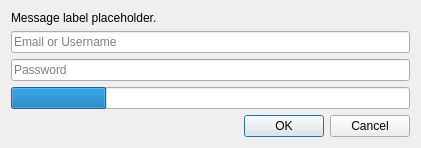
<?xml version="1.0" encoding="UTF-8"?>
<ui version="4.0">
 <class>ElybyLoginDialog</class>
 <widget class="QDialog" name="ElybyLoginDialog">
  <property name="geometry">
   <rect>
    <x>0</x>
    <y>0</y>
    <width>421</width>
    <height>130</height>
   </rect>
  </property>
  <property name="sizePolicy">
   <sizepolicy hsizetype="Fixed" vsizetype="Fixed">
    <horstretch>0</horstretch>
    <verstretch>0</verstretch>
   </sizepolicy>
  </property>
  <property name="windowTitle">
   <string>Add Ely.by Account</string>
  </property>
  <layout class="QVBoxLayout" name="verticalLayout">
   <item>
    <widget class="QLabel" name="label">
     <property name="text">
      <string notr="true">Message label placeholder.</string>
     </property>
     <property name="textFormat">
      <enum>Qt::RichText</enum>
     </property>
     <property name="textInteractionFlags">
      <set>Qt::LinksAccessibleByKeyboard|Qt::LinksAccessibleByMouse|Qt::TextBrowserInteraction|Qt::TextSelectableByKeyboard|Qt::TextSelectableByMouse</set>
     </property>
    </widget>
   </item>
   <item>
    <widget class="QLineEdit" name="userTextBox">
     <property name="placeholderText">
      <string>Email or Username</string>
     </property>
    </widget>
   </item>
   <item>
    <widget class="QLineEdit" name="passTextBox">
     <property name="echoMode">
      <enum>QLineEdit::Password</enum>
     </property>
     <property name="placeholderText">
      <string>Password</string>
     </property>
    </widget>
   </item>
   <item>
    <widget class="QProgressBar" name="progressBar">
     <property name="value">
      <number>24</number>
     </property>
     <property name="textVisible">
      <bool>false</bool>
     </property>
    </widget>
   </item>
   <item>
    <widget class="QDialogButtonBox" name="buttonBox">
     <property name="orientation">
      <enum>Qt::Horizontal</enum>
     </property>
     <property name="standardButtons">
      <set>QDialogButtonBox::Cancel|QDialogButtonBox::Ok</set>
     </property>
    </widget>
   </item>
  </layout>
 </widget>
 <resources/>
 <connections/>
</ui>
